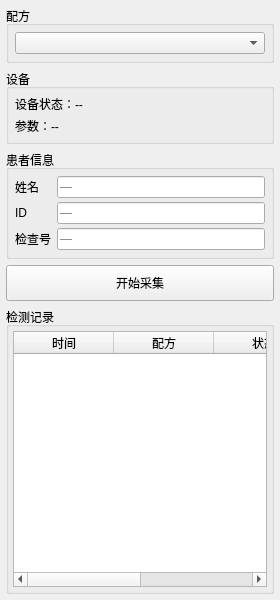
<?xml version="1.0" encoding="UTF-8"?>
<ui version="4.0">
 <class>AcquisitionPanel</class>
 <widget class="QWidget" name="AcquisitionPanel">
  <property name="geometry">
   <rect>
    <x>0</x>
    <y>0</y>
    <width>280</width>
    <height>600</height>
   </rect>
  </property>
  <layout class="QVBoxLayout" name="verticalLayout" stretch="0,0,0,0,1">
   <property name="leftMargin">
    <number>6</number>
   </property>
   <property name="topMargin">
    <number>6</number>
   </property>
   <property name="rightMargin">
    <number>6</number>
   </property>
   <property name="bottomMargin">
    <number>6</number>
   </property>
   <property name="spacing">
    <number>6</number>
   </property>
   <!-- 配方 -->
   <item>
    <widget class="QGroupBox" name="groupRecipe">
     <property name="title">
      <string>配方</string>
     </property>
     <layout class="QVBoxLayout" name="verticalLayoutRecipe">
      <property name="spacing">
       <number>4</number>
      </property>
      <property name="leftMargin">
       <number>6</number>
      </property>
      <property name="topMargin">
       <number>6</number>
      </property>
      <property name="rightMargin">
       <number>6</number>
      </property>
      <property name="bottomMargin">
       <number>6</number>
      </property>
      <item>
       <widget class="QComboBox" name="cbRecipe"/>
      </item>
     </layout>
    </widget>
   </item>
   <!-- 设备状态 -->
   <item>
    <widget class="QGroupBox" name="groupDevice">
     <property name="title">
      <string>设备</string>
     </property>
     <layout class="QVBoxLayout" name="verticalLayoutDevice">
      <property name="spacing">
       <number>4</number>
      </property>
      <property name="leftMargin">
       <number>6</number>
      </property>
      <property name="topMargin">
       <number>6</number>
      </property>
      <property name="rightMargin">
       <number>6</number>
      </property>
      <property name="bottomMargin">
       <number>6</number>
      </property>
      <item>
       <widget class="QLabel" name="lbDeviceStatus">
        <property name="text">
         <string>设备状态：--</string>
        </property>
       </widget>
      </item>
      <item>
       <widget class="QLabel" name="lbRecipeSummary">
        <property name="text">
         <string>参数：--</string>
        </property>
        <property name="wordWrap">
         <bool>true</bool>
        </property>
       </widget>
      </item>
     </layout>
    </widget>
   </item>
   <!-- 患者信息 -->
   <item>
    <widget class="QGroupBox" name="groupPatient">
     <property name="title">
      <string>患者信息</string>
     </property>
     <layout class="QFormLayout" name="formLayoutPatient">
      <property name="leftMargin">
       <number>6</number>
      </property>
      <property name="topMargin">
       <number>6</number>
      </property>
      <property name="rightMargin">
       <number>6</number>
      </property>
      <property name="bottomMargin">
       <number>6</number>
      </property>
      <property name="horizontalSpacing">
       <number>6</number>
      </property>
      <property name="verticalSpacing">
       <number>4</number>
      </property>
      <item row="0" column="0">
       <widget class="QLabel" name="labelPatientName">
        <property name="text">
         <string>姓名</string>
        </property>
       </widget>
      </item>
      <item row="0" column="1">
       <widget class="QLineEdit" name="lePatientName">
        <property name="readOnly">
         <bool>true</bool>
        </property>
        <property name="placeholderText">
         <string>—</string>
        </property>
       </widget>
      </item>
      <item row="1" column="0">
       <widget class="QLabel" name="labelPatientId">
        <property name="text">
         <string>ID</string>
        </property>
       </widget>
      </item>
      <item row="1" column="1">
       <widget class="QLineEdit" name="lePatientId">
        <property name="readOnly">
         <bool>true</bool>
        </property>
        <property name="placeholderText">
         <string>—</string>
        </property>
       </widget>
      </item>
      <item row="2" column="0">
       <widget class="QLabel" name="labelStudyId">
        <property name="text">
         <string>检查号</string>
        </property>
       </widget>
      </item>
      <item row="2" column="1">
       <widget class="QLineEdit" name="leStudyId">
        <property name="readOnly">
         <bool>true</bool>
        </property>
        <property name="placeholderText">
         <string>—</string>
        </property>
       </widget>
      </item>
     </layout>
    </widget>
   </item>
   <!-- 启动 -->
   <item>
    <widget class="QPushButton" name="btnStart">
     <property name="minimumSize">
      <size>
       <width>0</width>
       <height>36</height>
      </size>
     </property>
     <property name="text">
      <string>开始采集</string>
     </property>
    </widget>
   </item>
   <!-- 检测记录 -->
   <item>
    <widget class="QGroupBox" name="groupRecords">
     <property name="title">
      <string>检测记录</string>
     </property>
     <layout class="QVBoxLayout" name="verticalLayoutRecords">
      <property name="leftMargin">
       <number>4</number>
      </property>
      <property name="topMargin">
       <number>4</number>
      </property>
      <property name="rightMargin">
       <number>4</number>
      </property>
      <property name="bottomMargin">
       <number>4</number>
      </property>
      <item>
       <widget class="QTableWidget" name="tableRecords">
        <property name="alternatingRowColors">
         <bool>true</bool>
        </property>
        <column>
         <property name="text">
          <string>时间</string>
         </property>
        </column>
        <column>
         <property name="text">
          <string>配方</string>
         </property>
        </column>
        <column>
         <property name="text">
          <string>状态</string>
         </property>
        </column>
        <column>
         <property name="text">
          <string>备注</string>
         </property>
        </column>
       </widget>
      </item>
     </layout>
    </widget>
   </item>
  </layout>
 </widget>
 <resources/>
 <connections/>
</ui>
